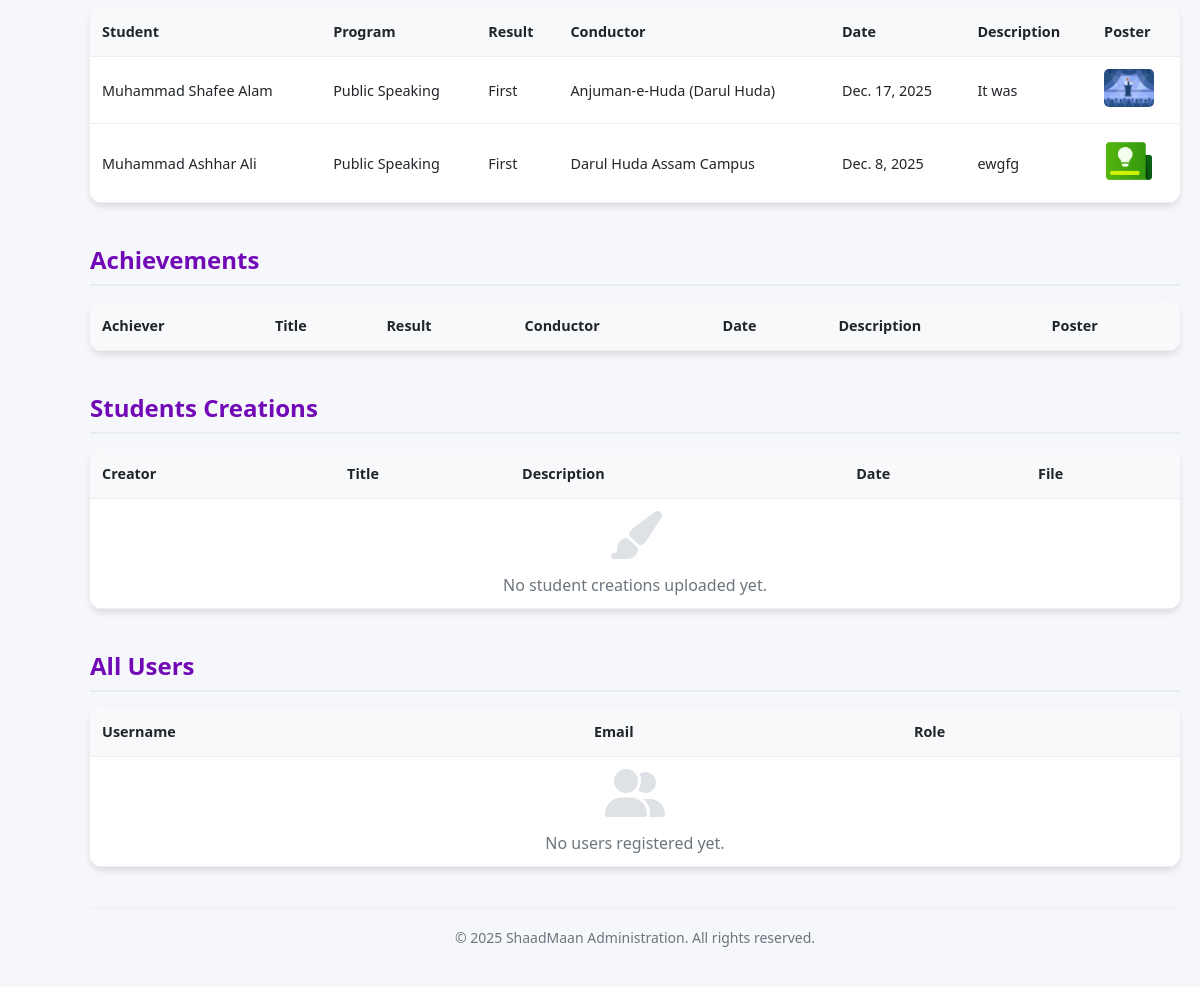
/admin-dash/ (signed in, lower part), run on an earlier commit of the app's database.
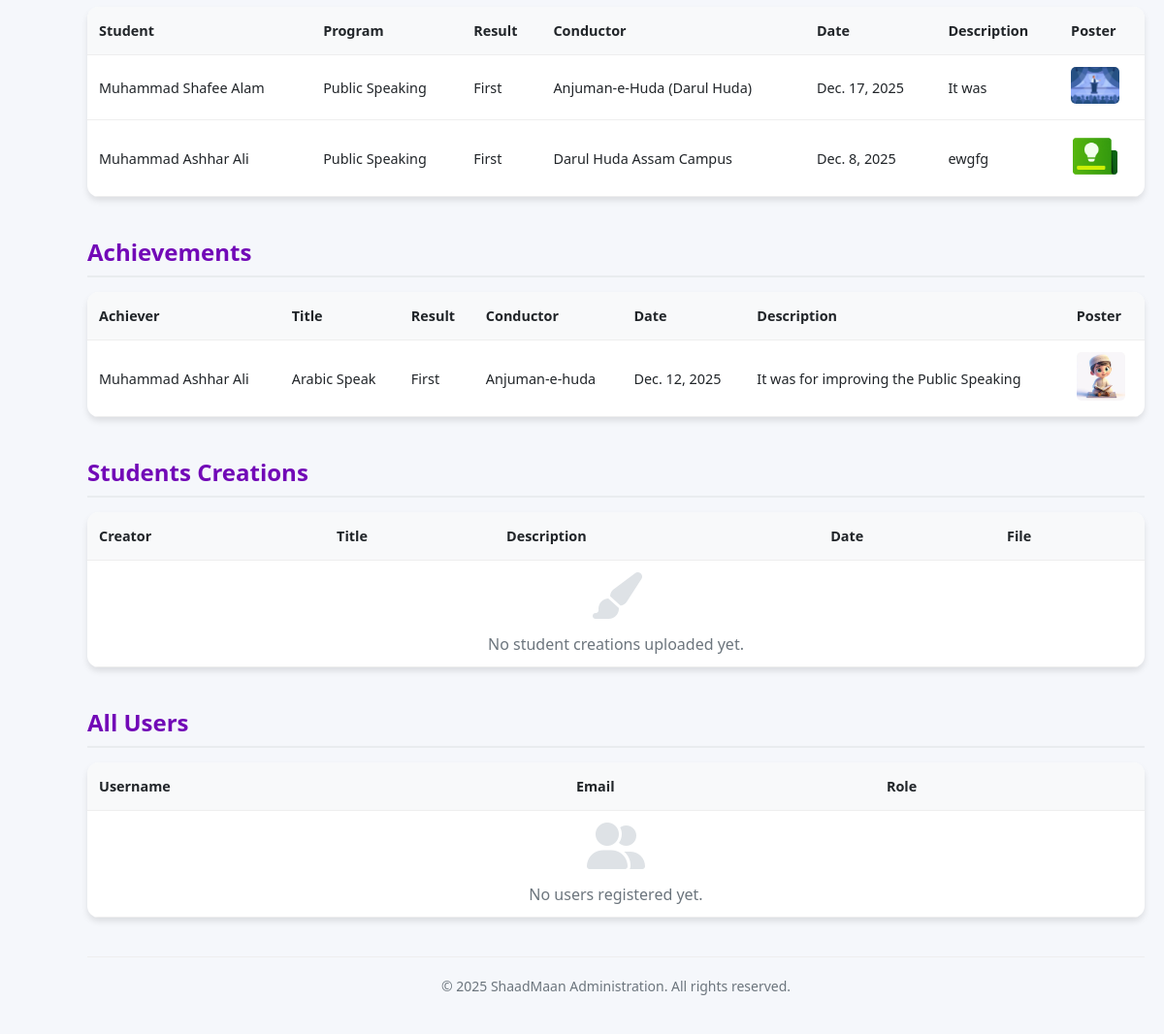
And on a later commit of the database.
### students_panel/models.py (models this page shows, shortened)
class OutReach_Model(models.Model):
    student_name = models.ForeignKey(
        Student_Model,
        on_delete=models.CASCADE
        )
    OutReach_Programe_name = models.CharField(max_length=250 )
    OutReach_result = models.CharField(max_length=250)
    OutReach_Conductor = models.CharField(max_length=500)
    OutReach_date = models.DateField(default=timezone.now)
    OutReach_poster = models.ImageField(upload_to='OutReach/', blank=True,null=True)
    OutReach_discription = models.TextField(max_length=600)

class Ajnumame_Huda_Model(models.Model):
    Achiever = models.ForeignKey(
        Student_Model,
        on_delete=models.CASCADE
        )
    achieved_Title = models.CharField(max_length=250 )
    achiever_Result = models.CharField(max_length=250)
    achieveMent_Conductor = models.CharField(max_length=500)
    achieveMent_date = models.DateField(default=timezone.now)
    achieveMent_poster = models.ImageField(upload_to='AchieveMents/', blank=True,null=True)
    achieveMent_discription = models.TextField(max_length=600)
    Total_Achievements = models.IntegerField(default=0)

### admin_panel/models.py (models this page shows)
class Student_Model(models.Model):
    user_Stn = models.OneToOneField(User, on_delete=models.CASCADE)  # link with login user
    Student_Add_no = models.CharField(max_length=50, unique=True)
    Student_Name = models.CharField(max_length=250)
    Student_Phone = models.CharField(max_length=15)
    Student_Position = models.CharField(max_length=100)
    Student_Goal = models.CharField(max_length=250, null=True, blank=True)
    Student_Dob = models.DateField(default="2010-08-10")
    Student_Father = models.CharField(max_length=250)
    Student_Address = models.CharField(max_length=250)
    Student_Img = models.ImageField(upload_to='student_Box/')
    is_Controller = models.BooleanField(null=True, blank=True, default=False)
    Total_OutReachs = models.IntegerField(default=0)
    Total_Anjuman_e_Huda = models.IntegerField(default=0)
    Total_Self_Creations = models.IntegerField(default=0)
    Total_ClassProgrames = models.IntegerField(default=0)
    Total_Registered = models.IntegerField(default=0)
    Total_ReSulted = models.IntegerField(default=0)
    Tatal_Points = models.IntegerField(default=0)
    Total_OutReachPoints = models.IntegerField(default=0)
    Total_SelfCreationPoints = models.IntegerField(default=0)
    Total_ClassProgramesPoints = models.IntegerField(default=0)
    Total_AnjumanHudaPoints = models.IntegerField(default=0)
    def __str__(self):
        return f"{self.Student_Name}"

### admin_panel/views.py (the view)
# urls.py: path('admin-dash/', views.Admin_DashBoard, name="Admin_DashBoard"),
@login_required
def Admin_DashBoard(request):
    all_Users = User.objects.all()
    all_students = Student_Model.objects.all()
    all_Wings = Wing_Model.objects.all()
    all_Programes = Program_Bank.objects.all()
    all_OutReachs = OutReach_Model.objects.all()
    all_Achievements = Ajnumame_Huda_Model.objects.all()
    all_Creations = Self_Creations_Bank.objects.all()
    context = {
       "all_Users" :  all_Users,
       "all_students" :  all_students,
       "all_Wings" : all_Wings ,
       "all_Programes" :  all_Programes,
       "all_OutReachs" :  all_OutReachs,
       "all_Achievements" :  all_Achievements,
       "all_Creations" :  all_Creations,
    }
    return render(request, "admin_dashboard.html", context)

### templates/admin_dashboard.html (shortened to what this page needs)
<!DOCTYPE html>
<html lang="en">
<head>
    <link rel="stylesheet" href="https://cdnjs.cloudflare.com/ajax/libs/font-awesome/6.4.0/css/all.min.css"
 />
</head>
<body>
    <div class="main-content">
        <div class="table-container">
            <table>
                <thead>
                    <tr>
                        <th>Student</th>
                        <th>Program</th>
                        <th>Result</th>
                        <th>Conductor</th>
                        <th>Date</th>
                        <th>Description</th>
                        <th>Poster</th>
                    </tr>
                </thead>
                <tbody>
                    {% if not all_OutReachs == None%}
                    {% for OutReach in all_OutReachs %}
                    <tr>
                        <td>{{OutReach.student_name}}</td>
                        <td>{{OutReach.OutReach_Programe_name}}</td>
                        <td>{{OutReach.OutReach_result}}</td>
                        <td>{{OutReach.OutReach_Conductor}}</td>
                        <td>{{OutReach.OutReach_date}}</td>
                        <td>{{OutReach.OutReach_discription}}</td>
                        <td>
                            <img class="logo" src="{{OutReach.OutReach_poster.url}}" alt="Student_Img">
                        </td>
                    </tr>
                        {% endfor %}
                    {% endif %}
                </tbody>
            </table>
        </div>
        <h2 class="section-title"
            style="margin-top:40px; margin-bottom:15px; color:var(--secondary); border-bottom:2px solid #e9ecef; padding-bottom:8px;">
            Achievements</h2>
        <div class="table-container">
            <table>
                <thead>
                    <tr>
                        <th>Achiever</th>
                        <th>Title</th>
                        <th>Result</th>
                        <th>Conductor</th>
                        <th>Date</th>
                        <th>Description</th>
                        <th>Poster</th>
                    </tr>
                </thead>
                <tbody>
                    {% if not all_Achievements == None%}
                    {% for Achieve in all_Achievements %}
                    <tr>
                        <td>{{Achieve.Achiever}}</td>
                        <td>{{Achieve.achieved_Title}}</td>
                        <td>{{Achieve.achiever_Result}}</td>
                        <td>{{Achieve.achieveMent_Conductor}}</td>
                        <td>{{Achieve.achieveMent_date}}</td>
                        <td>{{Achieve.achieveMent_discription}}</td>
                        <td>
                            <img class="logo" src="{{Achieve.achieveMent_poster.url}}" alt="Student_Img">
                        </td>
                    </tr>
                        {% endfor %}
                    {% endif %}
                </tbody>
            </table>
        </div>
        <h2 class="section-title"
            style="margin-top:40px; margin-bottom:15px; color:var(--secondary); border-bottom:2px solid #e9ecef; padding-bottom:8px;">
            Students Creations</h2>
        <div class="table-container">
            <table>
                <thead>
                    <tr>
                        <th>Creator</th>
                        <th>Title</th>
                        <th>Description</th>
                        <th>Date</th>
                        <th>File</th>
                    </tr>
                </thead>
                <tbody>
                    <tr>
                        <td colspan="5" class="empty-table">
                            <i class="fas fa-paint-brush"></i>
                            <p>No student creations uploaded yet.</p>
                        </td>
                    </tr>
                </tbody>
            </table>
        </div>
        <h2 class="section-title"
            style="margin-top:40px; margin-bottom:15px; color:var(--secondary); border-bottom:2px solid #e9ecef; padding-bottom:8px;">
            All Users</h2>
        <div class="table-container">
            <table>
                <thead>
                    <tr>
                        <th>Username</th>
                        <th>Email</th>
                        <th>Role</th>
                    </tr>
                </thead>
                <tbody>
                    <tr>
                        <td colspan="3" class="empty-table">
                            <i class="fas fa-user-friends"></i>
                            <p>No users registered yet.</p>
                        </td>
                    </tr>
                </tbody>
            </table>
        </div>
        <div class="footer">
            &copy; 2025 ShaadMaan Administration. All rights reserved.
        </div>
    </div>
</body>
</html>

### templates/admin_dashboard.html (style rules this page uses)
* { margin: 0; padding: 0; box-sizing: border-box; }
body { font-family: 'Segoe UI', Tahoma, Geneva, Verdana, sans-serif; background-color: #f5f7fb; color: #212529; overflow-x: hidden; }
:root { --primary: #4361ee; --primary-dark: #3a56d4; --secondary: #7209b7; --light: #f8f9fa; --dark: #212529; --gray: #6c757d; --border-radius: 12px; --shadow: 0 4px 6px rgba(0, 0, 0, 0.1); --shadow-lg: 0 10px 15px rgba(0, 0, 0, 0.1); --sidebar-width: 260px; --sidebar-collapsed: 70px; --transition: all 0.3s ease; }
.main-content { margin-left: var(--sidebar-width); padding: 20px; transition: var(--transition); }
.table-container { background: white; border-radius: var(--border-radius); overflow-x: auto; box-shadow: var(--shadow); margin-bottom: 30px; }
.table-container table { width: 100%; border-collapse: collapse; min-width: 900px; }
.table-container thead { background: var(--light); }
.table-container th { padding: 15px 12px; text-align: left; font-weight: 600; font-size: 0.9rem; color: var(--dark); border-bottom: 1px solid #eee; }
.table-container tbody tr { border-bottom: 1px solid #eee; transition: var(--transition); }
.table-container td img { max-width: 50px; max-height: 50px; border-radius: 5px; object-fit: cover; }
.empty-table { text-align: center; padding: 40px 20px; color: var(--gray); }
.empty-table i { font-size: 48px; margin-bottom: 15px; color: #dee2e6; }
.empty-table p { font-size: 16px; }
.footer { text-align: center; padding: 20px; color: var(--gray); font-size: 14px; border-top: 1px solid #eee; margin-top: 40px; }
@media (max-width: 1200px) { .main-content { margin-left: var(--sidebar-collapsed); } }

What changed in the data, as far as the page shows it:
added Ajnumame_Huda_Model: Achiever "Muhammad Ashhar Ali", achieved_Title "Arabic Speak", achiever_Result "First", achieveMent_Conductor "Anjuman-e-huda", achieveMent_date "Dec. 12, 2025", achieveMent_discription "It was for improving the Public Speaking", achieveMent_poster (picture)
